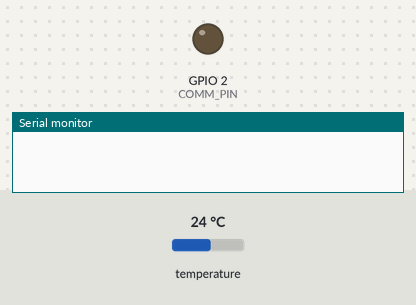
Simulated run of this sketch. Board: ESP8266 (NodeMCU). Parts: output pins drawn as LEDs (lit = HIGH), the last lines printed to the serial monitor. Inputs (shaded band) come from the test bench; at power-on: temperature 24 °C. WiFi joins after 1.5 s; servers stay silent unless stated; not simulated (calls return 0 or success): credentials.h.

Above: at 0.1 s.
At 5.7 s:
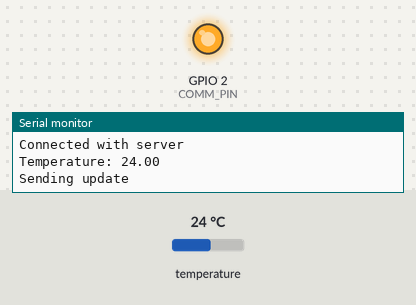
Timing chart, 0 to 7.2 s (numbered marks = the images above):
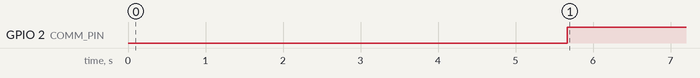

The sketch:

sensor_controller.ino
```cpp
 #include <ESP8266WiFi.h>
#include <WiFiClient.h>
#include <OneWire.h>
#include <DallasTemperature.h>

#include "credentials.h"
// Defines HOME_SSID and PASS

// Required for LIGHT_SLEEP_T delay mode
//extern "C" {
//  #include "user_interface.h"
//}

#define COMM_PIN 2
#define TEMP_PIN 0  // DS18B20 pin

OneWire oneWire(TEMP_PIN);
DallasTemperature DS18B20(&oneWire);

#define NO_WIFI      0
#define NO_SERVER    1
#define CLIENT       2
#define STARTUP      3

#define SERVER "192.168.1.116"
#define PORT 8712
#define TIMEOUT_SECONDS 30
#define RECONNECT_SECONDS 5
#define DELAY_TIME 500

unsigned long last_time;
int mode = STARTUP;
uint8_t mac[WL_MAC_ADDR_LENGTH];
String mac_name;
String post_data;
float temp;

WiFiClient client;


void connect_to_wifi() {
  WiFi.begin(HOME_SSID, PASS);
  //wifi_set_sleep_type(LIGHT_SLEEP_T);
  Serial.print("Working to connect to ");
  Serial.print(HOME_SSID);
  Serial.print("...");

  for (int i = 0; i < TIMEOUT_SECONDS * 1000 / DELAY_TIME && (WiFi.status() == WL_IDLE_STATUS || WiFi.status() == WL_DISCONNECTED); i++) {
    delay(DELAY_TIME);
    Serial.print(".");
  }
  Serial.println(" done.");

  if (WiFi.status() == WL_CONNECTED) {
    Serial.println("Connected.");
    register_with_server();
  } else {
    Serial.print("Connection failed with code ");
    Serial.println(WiFi.status());
    WiFi.disconnect(true);
    mode = NO_WIFI;
  }
}

void register_with_server() {
  Serial.print("Registering with ");
  Serial.println(SERVER);

  if (client.connect(SERVER, PORT)) {
    Serial.println("Connected with server");
    Serial.flush();
    mode = CLIENT;
    client.stop();
  } else {
    Serial.println("Failed to connect to server");
    last_time = millis();
    mode = NO_SERVER;
  }
}

void setup() {
  last_time = millis();
  pinMode(COMM_PIN, OUTPUT);
  Serial.begin(115200);
  //WiFi.mode(WIFI_STA);
  delay(3000);
  WiFi.macAddress(mac);
  mac_name = String("");
  for (int i = 0; i < WL_MAC_ADDR_LENGTH; i++) {
    mac_name = mac_name + String(mac[i], HEX);
  }
  Serial.println(mac_name);

  connect_to_wifi();
}

void loop() {
  if (mode != NO_WIFI && WiFi.status() != WL_CONNECTED) {
    Serial.print("Lost connection with code ");
    Serial.println(WiFi.status());
    mode = NO_WIFI;
    delay(1000);

  } else if (mode == NO_WIFI || mode == NO_SERVER) {
    Serial.println("Attempting to reconnect");
    if (mode == NO_WIFI) {
      mode = STARTUP;
      connect_to_wifi();
    } else if (mode == NO_SERVER) {
      mode = STARTUP;
      register_with_server();
    }

    if (mode == CLIENT) {
      loop();
    } else {
      delay(RECONNECT_SECONDS * 1000);
    }

  } else if (mode == CLIENT) {
    send_update();
    delay(3000);

  } else {
    Serial.print("Unexpected mode ");
    Serial.println(mode);
  }
}

void get_temp() {
  DS18B20.requestTemperatures();
  temp = DS18B20.getTempCByIndex(0);
  Serial.print("Temperature: ");
  Serial.println(temp);
}

void send_update() {
  get_temp();
  post_data = "mac=" + mac_name;
  post_data += "&temp=";
  post_data += temp;
  if (client.connect(SERVER, PORT)) {
    digitalWrite(COMM_PIN, LOW);
    Serial.println("Sending update");
    Serial.flush();
    client.println("POST /signal/temp HTTP/1.1");
    client.print("Host: ");
    client.println(SERVER);
    client.println("Cache-Control: no-cache");
    client.println("Content-Type: application/x-www-form-urlencoded");
    client.print("Content-Length: ");
    client.println(post_data.length());
    client.println();
    client.println(post_data);
    client.flush();
    client.stop();
    digitalWrite(COMM_PIN, HIGH);
  } else {
    Serial.println("Failed to connect to server");
    mode = NO_SERVER;
    digitalWrite(COMM_PIN, LOW);
  }
}
```

Measured:
- by itself, GPIO 2 (COMM_PIN): LOW → HIGH at 5.7 s
